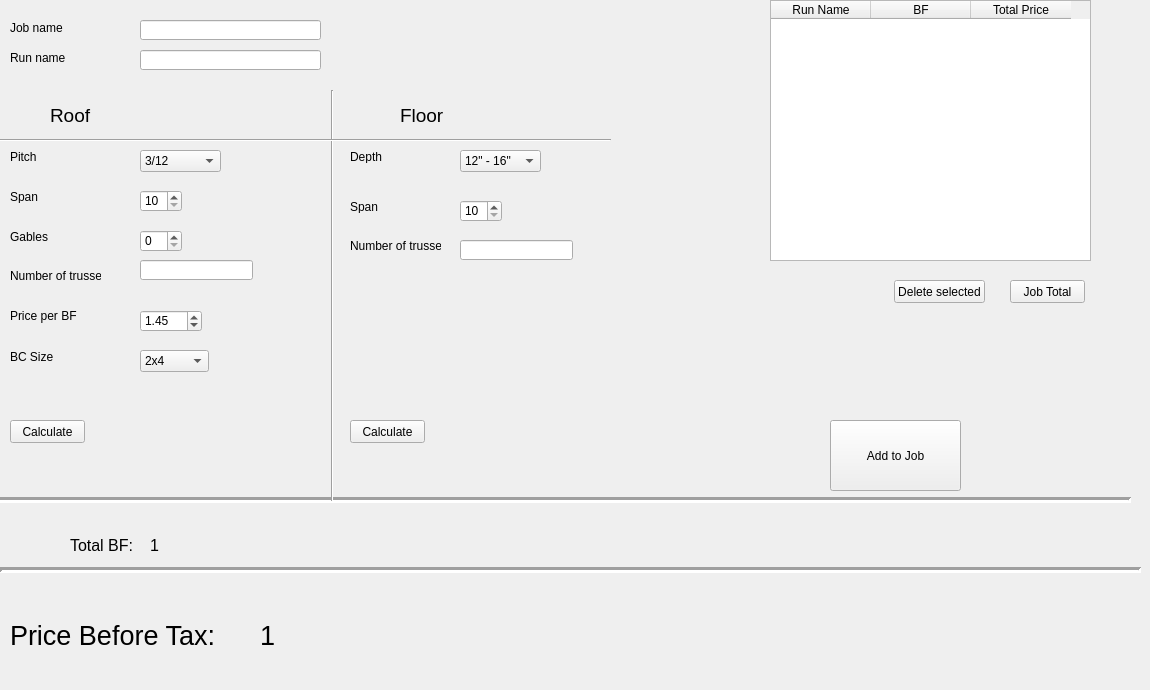
    <widget class="QWidget" name="Tab2">
     <attribute name="title">
      <string>Est</string>
     </attribute>
     <widget class="QComboBox" name="pitch">
      <property name="geometry">
       <rect>
        <x>140</x>
        <y>150</y>
        <width>81</width>
        <height>22</height>
       </rect>
      </property>
      <item>
       <property name="text">
        <string>3/12</string>
       </property>
      </item>
      <item>
       <property name="text">
        <string>4/12</string>
       </property>
      </item>
      <item>
       <property name="text">
        <string>5/12</string>
       </property>
      </item>
      <item>
       <property name="text">
        <string>6/12</string>
       </property>
      </item>
      <item>
       <property name="text">
        <string>7/12</string>
       </property>
      </item>
      <item>
       <property name="text">
        <string>8/12</string>
       </property>
      </item>
      <item>
       <property name="text">
        <string>9/12</string>
       </property>
      </item>
      <item>
       <property name="text">
        <string>10/12</string>
       </property>
      </item>
      <item>
       <property name="text">
        <string>11/12</string>
       </property>
      </item>
      <item>
       <property name="text">
        <string>12/12</string>
       </property>
      </item>
     </widget>
     <widget class="QSpinBox" name="span">
      <property name="geometry">
       <rect>
        <x>140</x>
        <y>190</y>
        <width>42</width>
        <height>22</height>
       </rect>
      </property>
      <property name="minimum">
       <number>10</number>
      </property>
      <property name="maximum">
       <number>40</number>
      </property>
     </widget>
     <widget class="QPushButton" name="calculate">
      <property name="geometry">
       <rect>
        <x>10</x>
        <y>420</y>
        <width>75</width>
        <height>23</height>
       </rect>
      </property>
      <property name="text">
       <string>Calculate</string>
      </property>
     </widget>
     <widget class="QSpinBox" name="gable">
      <property name="geometry">
       <rect>
        <x>140</x>
        <y>230</y>
        <width>42</width>
        <height>22</height>
       </rect>
      </property>
      <property name="minimum">
       <number>0</number>
      </property>
      <property name="maximum">
       <number>3</number>
      </property>
     </widget>
     <widget class="QLabel" name="label_19">
      <property name="geometry">
       <rect>
        <x>10</x>
        <y>150</y>
        <width>47</width>
        <height>13</height>
       </rect>
      </property>
      <property name="text">
       <string>Pitch</string>
      </property>
     </widget>
     <widget class="QLabel" name="label_20">
      <property name="geometry">
       <rect>
        <x>10</x>
        <y>190</y>
        <width>47</width>
        <height>13</height>
       </rect>
      </property>
      <property name="text">
       <string>Span</string>
      </property>
     </widget>
     <widget class="QLabel" name="label_21">
      <property name="geometry">
       <rect>
        <x>10</x>
        <y>230</y>
        <width>47</width>
        <height>13</height>
       </rect>
      </property>
      <property name="text">
       <string>Gables</string>
      </property>
     </widget>
     <widget class="QLineEdit" name="trussNumber">
      <property name="geometry">
       <rect>
        <x>140</x>
        <y>260</y>
        <width>113</width>
        <height>20</height>
       </rect>
      </property>
     </widget>
     <widget class="QLabel" name="label_22">
      <property name="geometry">
       <rect>
        <x>10</x>
        <y>260</y>
        <width>91</width>
        <height>31</height>
       </rect>
      </property>
      <property name="text">
       <string>Number of trusses</string>
      </property>
     </widget>
     <widget class="QLabel" name="label_23">
      <property name="geometry">
       <rect>
        <x>10</x>
        <y>300</y>
        <width>91</width>
        <height>31</height>
       </rect>
      </property>
      <property name="text">
       <string>Price per BF</string>
      </property>
     </widget>
     <widget class="QDoubleSpinBox" name="pPerBf">
      <property name="geometry">
       <rect>
        <x>140</x>
        <y>310</y>
        <width>62</width>
        <height>22</height>
       </rect>
      </property>
      <property name="minimum">
       <double>1.000000000000000</double>
      </property>
      <property name="maximum">
       <double>3.000000000000000</double>
      </property>
      <property name="singleStep">
       <double>0.050000000000000</double>
      </property>
      <property name="value">
       <double>1.450000000000000</double>
      </property>
     </widget>
     <widget class="QLabel" name="lPrice">
      <property name="geometry">
       <rect>
        <x>260</x>
        <y>590</y>
        <width>231</width>
        <height>91</height>
       </rect>
      </property>
      <property name="font">
       <font>
        <pointsize>20</pointsize>
       </font>
      </property>
      <property name="lineWidth">
       <number>2</number>
      </property>
      <property name="text">
       <string>1</string>
      </property>
      <property name="scaledContents">
       <bool>false</bool>
      </property>
     </widget>
     <widget class="QLabel" name="lTotalBf">
      <property name="geometry">
       <rect>
        <x>150</x>
        <y>530</y>
        <width>71</width>
        <height>31</height>
       </rect>
      </property>
      <property name="font">
       <font>
        <pointsize>12</pointsize>
       </font>
      </property>
      <property name="text">
       <string>1</string>
      </property>
     </widget>
     <widget class="QLabel" name="lPrice_2">
      <property name="geometry">
       <rect>
        <x>10</x>
        <y>590</y>
        <width>221</width>
        <height>91</height>
       </rect>
      </property>
      <property name="font">
       <font>
        <pointsize>20</pointsize>
       </font>
      </property>
      <property name="lineWidth">
       <number>2</number>
      </property>
      <property name="text">
       <string>Price Before Tax:</string>
      </property>
      <property name="scaledContents">
       <bool>false</bool>
      </property>
     </widget>
     <widget class="QLabel" name="lTotalBf_2">
      <property name="geometry">
       <rect>
        <x>70</x>
        <y>530</y>
        <width>81</width>
        <height>31</height>
       </rect>
      </property>
      <property name="font">
       <font>
        <pointsize>12</pointsize>
       </font>
      </property>
      <property name="text">
       <string>Total BF:</string>
      </property>
     </widget>
     <widget class="Line" name="line_2">
      <property name="geometry">
       <rect>
        <x>-10</x>
        <y>480</y>
        <width>1141</width>
        <height>41</height>
       </rect>
      </property>
      <property name="lineWidth">
       <number>3</number>
      </property>
      <property name="orientation">
       <enum>Qt::Horizontal</enum>
      </property>
     </widget>
     <widget class="Line" name="line_3">
      <property name="geometry">
       <rect>
        <x>0</x>
        <y>550</y>
        <width>1141</width>
        <height>41</height>
       </rect>
      </property>
      <property name="lineWidth">
       <number>3</number>
      </property>
      <property name="orientation">
       <enum>Qt::Horizontal</enum>
      </property>
     </widget>
     <widget class="QLineEdit" name="runNameEst">
      <property name="geometry">
       <rect>
        <x>140</x>
        <y>50</y>
        <width>181</width>
        <height>20</height>
       </rect>
      </property>
     </widget>
     <widget class="QLabel" name="label_26">
      <property name="geometry">
       <rect>
        <x>10</x>
        <y>50</y>
        <width>61</width>
        <height>16</height>
       </rect>
      </property>
      <property name="text">
       <string>Run name</string>
      </property>
     </widget>
     <widget class="QLineEdit" name="jobNameEst">
      <property name="geometry">
       <rect>
        <x>140</x>
        <y>20</y>
        <width>181</width>
        <height>20</height>
       </rect>
      </property>
     </widget>
     <widget class="QLabel" name="label_27">
      <property name="geometry">
       <rect>
        <x>10</x>
        <y>20</y>
        <width>61</width>
        <height>16</height>
       </rect>
      </property>
      <property name="text">
       <string>Job name</string>
      </property>
     </widget>
     <widget class="QPushButton" name="addToJobEst">
      <property name="geometry">
       <rect>
        <x>830</x>
        <y>420</y>
        <width>131</width>
        <height>71</height>
       </rect>
      </property>
      <property name="text">
       <string>Add to Job</string>
      </property>
     </widget>
     <widget class="QTableWidget" name="tableJobEst">
      <property name="geometry">
       <rect>
        <x>770</x>
        <y>0</y>
        <width>321</width>
        <height>261</height>
       </rect>
      </property>
      <column>
       <property name="text">
        <string>Run Name</string>
       </property>
      </column>
      <column>
       <property name="text">
        <string>BF</string>
       </property>
      </column>
      <column>
       <property name="text">
        <string>Total Price</string>
       </property>
      </column>
     </widget>
     <widget class="QPushButton" name="jobTotalEst">
      <property name="geometry">
       <rect>
        <x>1010</x>
        <y>280</y>
        <width>75</width>
        <height>23</height>
       </rect>
      </property>
      <property name="text">
       <string>Job Total</string>
      </property>
     </widget>
     <widget class="QPushButton" name="deleteEst">
      <property name="geometry">
       <rect>
        <x>894</x>
        <y>280</y>
        <width>91</width>
        <height>23</height>
       </rect>
      </property>
      <property name="text">
       <string>Delete selected</string>
      </property>
     </widget>
     <widget class="QLabel" name="label_28">
      <property name="geometry">
       <rect>
        <x>10</x>
        <y>350</y>
        <width>47</width>
        <height>13</height>
       </rect>
      </property>
      <property name="text">
       <string>BC Size</string>
      </property>
     </widget>
     <widget class="QComboBox" name="bcSize">
      <property name="geometry">
       <rect>
        <x>140</x>
        <y>350</y>
        <width>69</width>
        <height>22</height>
       </rect>
      </property>
      <item>
       <property name="text">
        <string>2x4</string>
       </property>
      </item>
      <item>
       <property name="text">
        <string>2x6</string>
       </property>
      </item>
     </widget>
     <widget class="QLabel" name="label_29">
      <property name="geometry">
       <rect>
        <x>50</x>
        <y>100</y>
        <width>121</width>
        <height>31</height>
       </rect>
      </property>
      <property name="font">
       <font>
        <pointsize>14</pointsize>
       </font>
      </property>
      <property name="text">
       <string>Roof</string>
      </property>
     </widget>
     <widget class="QLabel" name="label_30">
      <property name="geometry">
       <rect>
        <x>400</x>
        <y>100</y>
        <width>121</width>
        <height>31</height>
       </rect>
      </property>
      <property name="font">
       <font>
        <pointsize>14</pointsize>
       </font>
      </property>
      <property name="text">
       <string>Floor</string>
      </property>
     </widget>
     <widget class="Line" name="line_4">
      <property name="geometry">
       <rect>
        <x>322</x>
        <y>90</y>
        <width>21</width>
        <height>411</height>
       </rect>
      </property>
      <property name="orientation">
       <enum>Qt::Vertical</enum>
      </property>
     </widget>
     <widget class="Line" name="line_5">
      <property name="geometry">
       <rect>
        <x>0</x>
        <y>130</y>
        <width>611</width>
        <height>20</height>
       </rect>
      </property>
      <property name="orientation">
       <enum>Qt::Horizontal</enum>
      </property>
     </widget>
     <widget class="QLabel" name="label_32">
      <property name="geometry">
       <rect>
        <x>350</x>
        <y>230</y>
        <width>91</width>
        <height>31</height>
       </rect>
      </property>
      <property name="text">
       <string>Number of trusses</string>
      </property>
     </widget>
     <widget class="QLabel" name="label_33">
      <property name="geometry">
       <rect>
        <x>350</x>
        <y>150</y>
        <width>47</width>
        <height>13</height>
       </rect>
      </property>
      <property name="text">
       <string>Depth</string>
      </property>
     </widget>
     <widget class="QLabel" name="label_35">
      <property name="geometry">
       <rect>
        <x>350</x>
        <y>200</y>
        <width>47</width>
        <height>13</height>
       </rect>
      </property>
      <property name="text">
       <string>Span</string>
      </property>
     </widget>
     <widget class="QComboBox" name="depthFloor">
      <property name="geometry">
       <rect>
        <x>460</x>
        <y>150</y>
        <width>81</width>
        <height>22</height>
       </rect>
      </property>
      <item>
       <property name="text">
        <string>12&quot; - 16&quot;</string>
       </property>
      </item>
      <item>
       <property name="text">
        <string>18&quot; - 24&quot;</string>
       </property>
      </item>
     </widget>
     <widget class="QLineEdit" name="trussNumberFloor">
      <property name="geometry">
       <rect>
        <x>460</x>
        <y>240</y>
        <width>113</width>
        <height>20</height>
       </rect>
      </property>
     </widget>
     <widget class="QSpinBox" name="spanFloor">
      <property name="geometry">
       <rect>
        <x>460</x>
        <y>200</y>
        <width>42</width>
        <height>22</height>
       </rect>
      </property>
      <property name="minimum">
       <number>10</number>
      </property>
      <property name="maximum">
       <number>40</number>
      </property>
     </widget>
     <widget class="QPushButton" name="calculateFloor">
      <property name="geometry">
       <rect>
        <x>350</x>
        <y>420</y>
        <width>75</width>
        <height>23</height>
       </rect>
      </property>
      <property name="text">
       <string>Calculate</string>
      </property>
     </widget>
    </widget>
